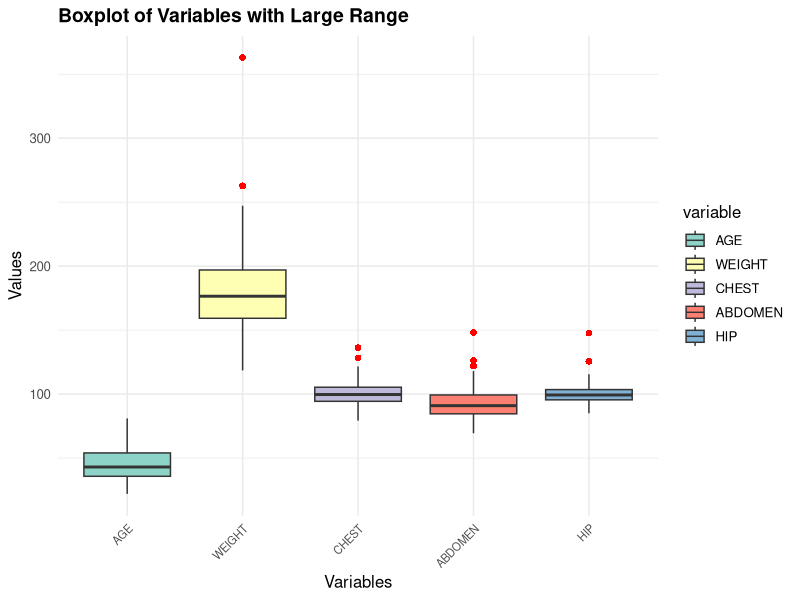
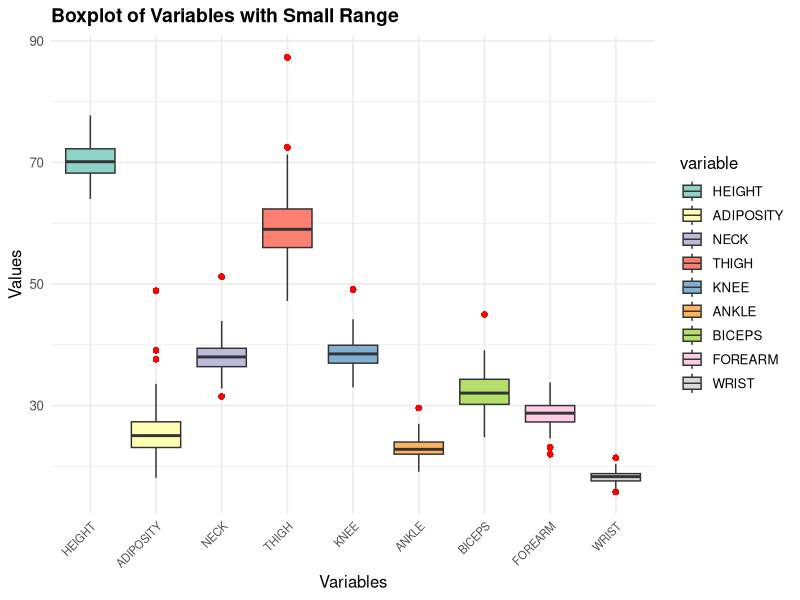
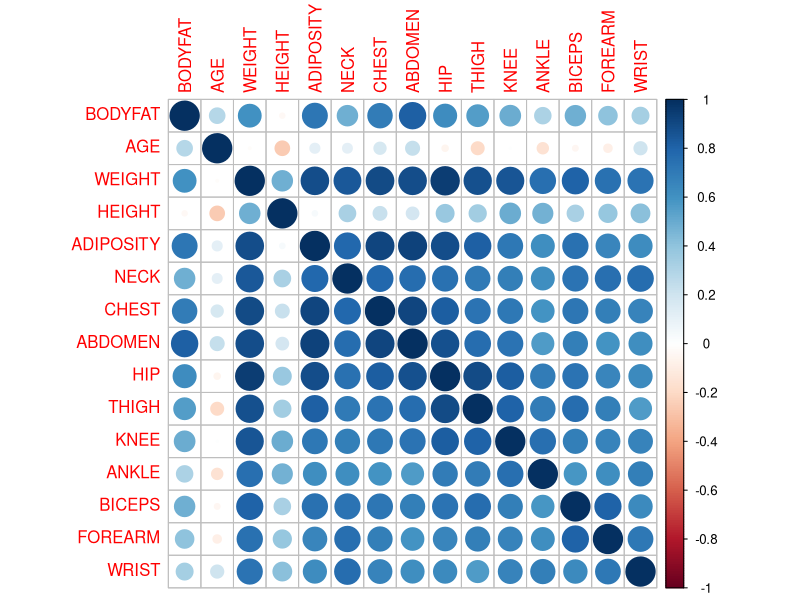
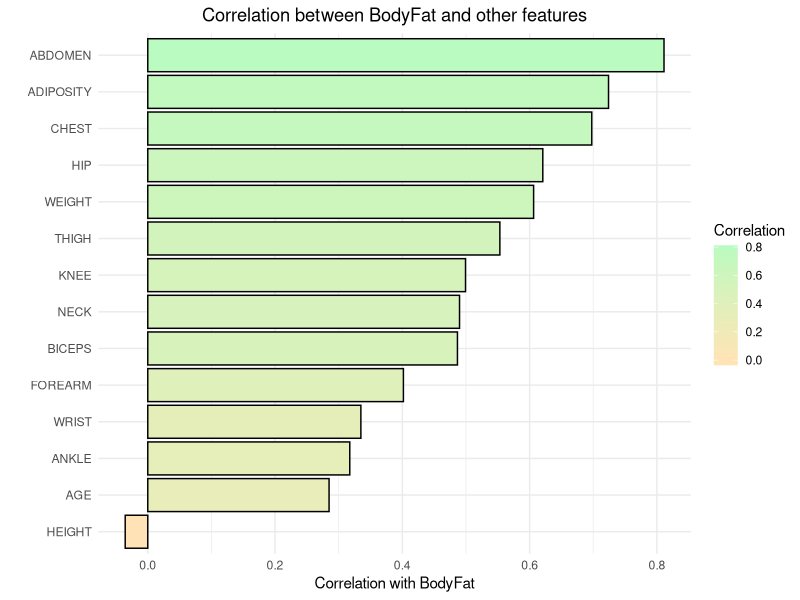
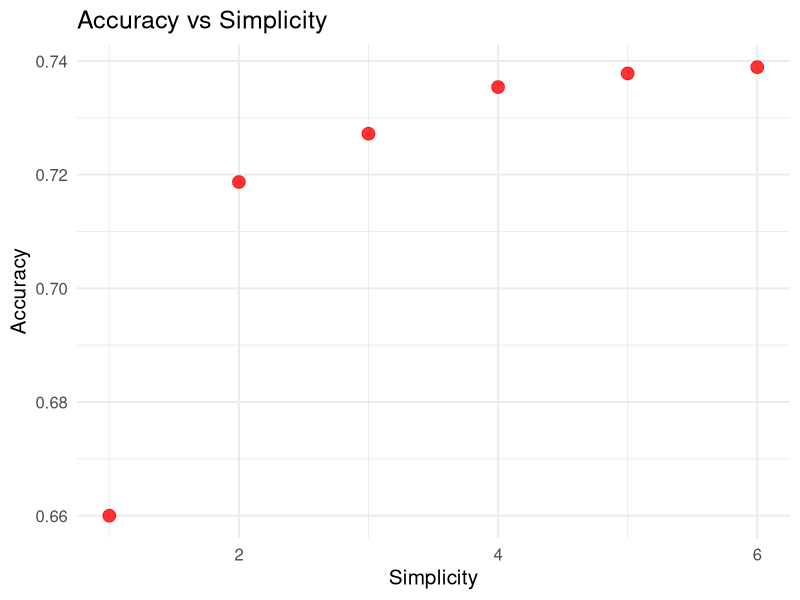
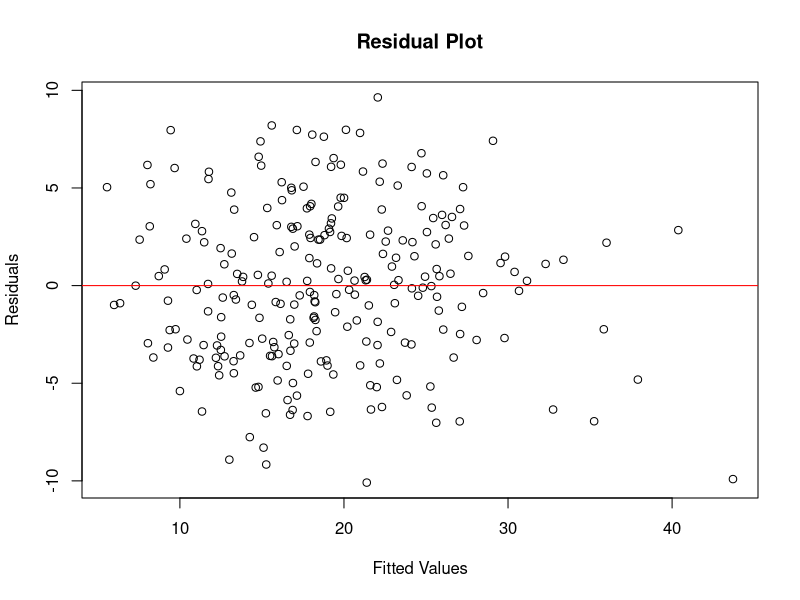
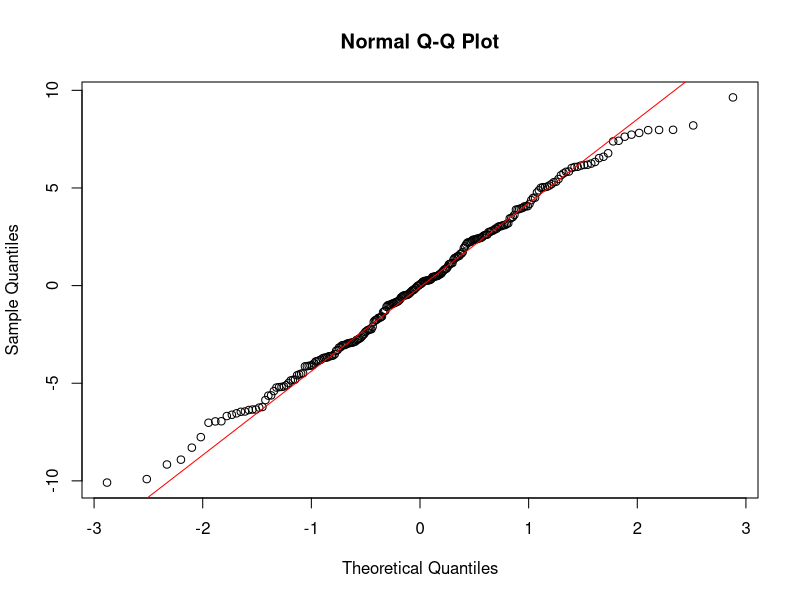
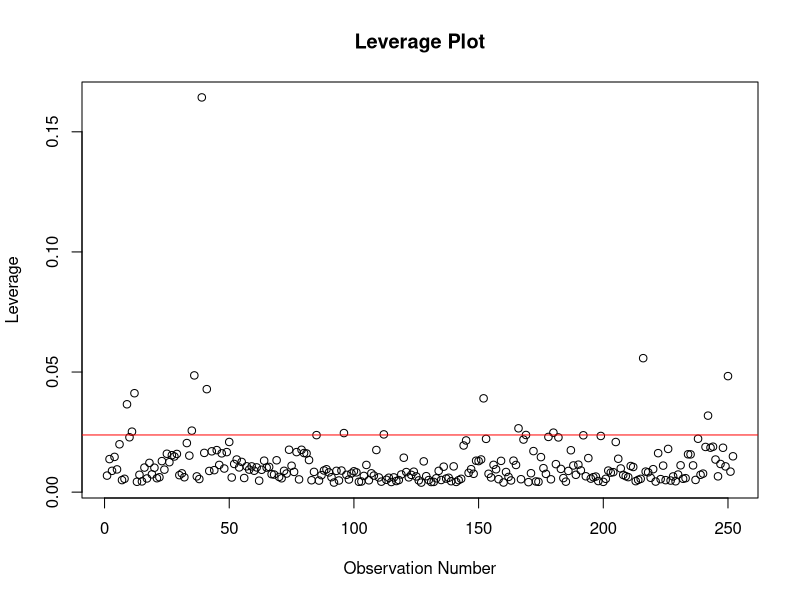

Source code (R) for these figures, in order:
## ---- chunk 1
knitr::opts_chunk$set(echo = TRUE)
## ---- chunk 2
rm(list=ls())
df_bodyfat <- read.csv("BodyFat.csv", header = TRUE)

#Check the consistency of DENSITY and BODYFAT
calculate_body_fat <- function(D) {
  a <- 1.10
  b <- 0.90
  B <- (1 / D) * (a * b / (a - b)) - (b / (a - b))
  return(B * 100)
}
df_bodyfat$calculated_bodyfat <- calculate_body_fat(df_bodyfat$DENSITY)
df_bodyfat$error <- df_bodyfat$BODYFAT - df_bodyfat$calculated_bodyfat
error_rows1 <- df_bodyfat[abs(df_bodyfat$error) > 2, ]
# print(error_rows1)
indices_to_replace <- c(48, 76)# Incorrect calculation of bodyfat
indices_to_na <- c(96, 182, 216)# Abnormal value of bodyfat
df_bodyfat$BODYFAT[indices_to_replace] <- error_rows1$calculated_bodyfat[error_rows1$IDNO %in% indices_to_replace]
df_bodyfat$BODYFAT[indices_to_na] <- NA
# df_bodyfat[indices_to_replace,]
# df_bodyfat[indices_to_na,]
df_bodyfat <- df_bodyfat[,1:17]

#Check the consistency of HEIGHT,WEIGHT,ADIPOSITY
library(dplyr)  
calculate_bmi <- function(weight, height) {
  height_m <- height * 0.0254  
  weight_kg <- weight / 2.2     
  bmi <- weight_kg / (height_m^2)  
  return(bmi)
}
df_bodyfat$calculatedBMI <- mapply(calculate_bmi, df_bodyfat$WEIGHT, df_bodyfat$HEIGHT)
df_bodyfat$error <- df_bodyfat$ADIPOSITY - df_bodyfat$calculatedBMI
error_rows2 <- df_bodyfat[abs(df_bodyfat$error) > 0.5, ]
# print(error_rows2)
calculate_height_from_bmi <- function(weight, bmi) {
  weight_kg <- weight / 2.2     
  height_m <- sqrt(weight_kg / bmi)  
  height_inches <- height_m / 0.0254  
  return(height_inches)
}
calculate_weight_from_bmi <- function(height, bmi) {
  height_m <- height * 0.0254  
  weight_kg <- bmi * (height_m^2)  
  weight_lbs <- weight_kg * 2.2     
  return(weight_lbs)
}
indices_to_na_height <- c(42,163)# Wrong calculation of HEIGHT
indices_to_na_weight <- c(221)# Wrong calculation of WEIGHT
df_bodyfat$HEIGHT[indices_to_na_height] <- NA
df_bodyfat$WEIGHT[indices_to_na_weight] <- NA
df_bodyfat <- df_bodyfat %>%
  mutate(HEIGHT = ifelse(row_number() %in% indices_to_na_height,
                         calculate_height_from_bmi(WEIGHT, ADIPOSITY),
                         HEIGHT))#Impute the HEIGHT with function of WEIGHT and ADIPOSITY
df_bodyfat <- df_bodyfat %>%
  mutate(WEIGHT = ifelse(row_number() %in% indices_to_na_weight,
                         calculate_weight_from_bmi(HEIGHT, ADIPOSITY),
                         WEIGHT))#Impute the WEIGHT with function of HEIGHT and ADIPOSITY
# df_bodyfat[indices_to_na_height,]
# df_bodyfat[indices_to_na_weight,]
df_bodyfat <- df_bodyfat[,1:17]

#Check outliers with IQR method.Check the abnormal BODYFAT
df_bodyfat <- df_bodyfat[, !names(df_bodyfat) %in% c("IDNO", "DENSITY")]
find_outliers <- function(df) {
  outlier_results <- list() 
  for (col_name in colnames(df)) {
    Q1 <- quantile(df[[col_name]], 0.25, na.rm = TRUE)
    Q3 <- quantile(df[[col_name]], 0.75, na.rm = TRUE)
    IQR <- Q3 - Q1
    lower_bound <- Q1 - 1.5 * IQR
    upper_bound <- Q3 + 1.5 * IQR
    outlier_indices <- which(df[[col_name]] < lower_bound | 
                               df[[col_name]] > upper_bound | 
                               df[[col_name]] <= 0)
    if (length(outlier_indices) > 0) {
      outlier_values <- data.frame(
        Index = outlier_indices,
        Value = df[[col_name]][outlier_indices]
      )
      outlier_results[[col_name]] <- outlier_values 
    }
  }
  bodyfat_outlier_indices <- which(df$BODYFAT < 3 | df$BODYFAT > 40)
  if (length(bodyfat_outlier_indices) > 0) {
    bodyfat_outlier_values <- data.frame(
      Index = bodyfat_outlier_indices,
      Value = df$BODYFAT[bodyfat_outlier_indices]
    )
    outlier_results[["BODYFAT"]] <- rbind(outlier_results[["BODYFAT"]], bodyfat_outlier_values)
  }
  return(outlier_results)
}
outliers_result <- find_outliers(df_bodyfat)
# print(outliers_result)
# Find the index that only occurs once and define them as outliers
outliers_summary <- data.frame(Index = integer(), Feature = character(), stringsAsFactors = FALSE)
for (feature_name in names(outliers_result)) {
  feature_data <- outliers_result[[feature_name]]
  feature_indexes <- feature_data$Index
  new_rows <- data.frame(Index = feature_indexes, Feature = feature_name, stringsAsFactors = FALSE)
  outliers_summary <- rbind(outliers_summary, new_rows)
}
outliers_summary <- outliers_summary[order(outliers_summary$Index), ]
index_counts <- table(outliers_summary$Index)
unique_indices <- as.numeric(names(index_counts[index_counts == 1]))
outliers_summary <- outliers_summary[outliers_summary$Index %in% unique_indices, ]
# outliers_summary
# df_bodyfat[unique_indices,]

# Impute with regression
for (i in 1:nrow(outliers_summary)) {
  index <- outliers_summary$Index[i]
  feature <- outliers_summary$Feature[i]
  df_bodyfat[index, feature] <- NA
}
impute_with_regression <- function(data, feature) {
  model <- lm(as.formula(paste(feature, "~ .")), data = data)
  predictions <- predict(model, newdata = data[is.na(data[[feature]]), ])
  data[is.na(data[[feature]]), feature] <- predictions
  return(data)
}
for (feature in unique(outliers_summary$Feature)) {
  df_bodyfat <- impute_with_regression(df_bodyfat, feature)
}

#Define X and y
BODYFAT<- df_bodyfat$BODYFAT
X <- df_bodyfat[, !names(df_bodyfat) %in% "BODYFAT"]
data <- cbind(BODYFAT, X)
## ---- chunk 3
library(ggplot2)
library(reshape2)

df_long <- melt(df_bodyfat[, !names(df_bodyfat) %in% c("IDNO", "DENSITY")]) 

threshold <- 50 

ranges <- sapply(df_bodyfat[,-1], function(x) max(x) - min(x))  

df_large_range <- df_long[df_long$variable %in% names(ranges[ranges > threshold]), ]
df_small_range <- df_long[df_long$variable %in% names(ranges[ranges <= threshold]), ]

p1 <- ggplot(df_large_range, aes(x = variable, y = value, fill = variable)) +
  geom_boxplot(outlier.color = "red", outlier.shape = 16, outlier.size = 2) +
  labs(title = "Boxplot of Variables with Large Range", x = "Variables", y = "Values") +
  theme_minimal(base_size = 12) +  
  theme(axis.text.x = element_text(size = 8, angle = 45, hjust = 1),  
        plot.title = element_text(size = 14, face = "bold")) +
  scale_fill_brewer(palette = "Set3")  

p2 <- ggplot(df_small_range, aes(x = variable, y = value, fill = variable)) +
  geom_boxplot(outlier.color = "red", outlier.shape = 16, outlier.size = 2) +
  labs(title = "Boxplot of Variables with Small Range", x = "Variables", y = "Values") +
  theme_minimal(base_size = 12) +  
  theme(axis.text.x = element_text(size = 8, angle = 45, hjust = 1),  
        plot.title = element_text(size = 14, face = "bold")) +  
  scale_fill_brewer(palette = "Set3")  
print(p1)
print(p2)
## ---- chunk 4
library(corrplot)
cor_matrix <- cor(df_bodyfat, use = "complete.obs")
corrplot(cor_matrix, method = "circle")
## ---- chunk 5
library(ggplot2)
library(dplyr)
cor_matrix <- cor(df_bodyfat, use = "complete.obs")

cor_bodyfat <- data.frame(Feature = rownames(cor_matrix), Correlation = cor_matrix[, "BODYFAT"])

cor_bodyfat <- cor_bodyfat %>% filter(Feature != "BODYFAT")
cor_bodyfat <- cor_bodyfat[order(cor_bodyfat$Correlation, decreasing = TRUE), ]

ggplot(cor_bodyfat, aes(x = reorder(Feature, Correlation), y = Correlation, fill = Correlation)) +
  geom_bar(stat = "identity", color = "black") +  
  coord_flip() +  
  scale_fill_gradient2(low = "#FFB3BA", mid = "#FFE4B5", high = "#B9FBC0", midpoint = 0) + 
  labs(title = "Correlation between BodyFat and other features",
       x = "", y = "Correlation with BodyFat") +
  theme_minimal() +
  theme(plot.title = element_text(hjust = 0.5))
## ---- chunk 6
library(leaps)
result <- regsubsets(BODYFAT ~ ., data = data, nbest = 1, nvmax = NULL, method = "exhaustive")
summary(result)
model_summary <- summary(result)
print(model_summary$adjr2)
## ---- chunk 7
model1 <- lm(BODYFAT ~ ABDOMEN, data = data)
summary(model1)
#model11 <- lm(BODYFAT ~WEIGHT, data = data)
#summary(model11)
model2 <- lm(BODYFAT  ~ WEIGHT+ABDOMEN, data = data)
summary(model2)
model21 <- lm(BODYFAT  ~ ABDOMEN+WRIST, data = data)
summary(model21)
#-0.14*data$WEIGHT+0.9*data$ABDOMEN-41

#-0.14*80+0.9*55-41
model3 <- lm(BODYFAT  ~ WEIGHT+ABDOMEN+WRIST, data = data)
summary(model3)
model4 <- lm(BODYFAT  ~ WEIGHT+ABDOMEN+WRIST+FOREARM, data = data)
summary(model4)
model5 <- lm(BODYFAT  ~ WEIGHT+ABDOMEN+WRIST+FOREARM+NECK, data = data)
summary(model5)
model6 <- lm(BODYFAT  ~ AGE+WEIGHT+ABDOMEN+WRIST+FOREARM+NECK+HIP+THIGH, data = data)
summary(model6)
## ---- chunk 8
library(ggplot2)
library(scales)
accuracy_simplicity<-data.frame(Model=c(1,2,3,4,5,6),
  Accuracy = c(0.66, 0.7187,0.7272,0.7354,0.7378,0.7389),   # 模型 1, 2, 3 的 Accuracy 值
  Simplicity = c(1,2,3,4,5,6))
ggplot(accuracy_simplicity,aes(x=Simplicity,y=Accuracy))+ geom_point(size = 4, color = "red", alpha = 0.8) + 
  labs(title = "Accuracy vs Simplicity", x = "Simplicity", y = "Accuracy")+
  theme_minimal(base_size = 15)
## ---- chunk 9
library(boot)
boot_fn <- function(data, indices) {
  data_boot <- data[indices, ]
  model_boot <- lm(BODYFAT ~ WEIGHT + ABDOMEN, data = data_boot)
  return(coef(model_boot))
}
results <- boot(data, boot_fn, R = 1000)

boot.ci(results, type = "perc", index = 2)

boot.ci(results, type = "perc", index = 3)


bootstrap_means <- apply(results$t, 2, mean)   
bias <- bootstrap_means - results$t0           
std_error <- apply(results$t, 2, sd)           

robustness_index <- sqrt(sum((bias /results$t0)^2 + (std_error / results$t0)^2))
## ---- chunk 10
boot_fn0 <- function(data, indices) {
  data_boot <- data[indices, ]
  model_boot <- lm(BODYFAT ~ ABDOMEN, data = data_boot)
  return(coef(model_boot))
}
results0<- boot(data, boot_fn0, R = 1000)
std_error <- apply(results0$t, 2, sd)    
boot.ci(results0, type = "perc", index = 2)

boot.ci(results, type = "perc", index = 3)


bootstrap_means <- apply(results0$t, 2, mean)   
bias <- bootstrap_means - results0$t0           
std_error <- apply(results0$t, 2, sd)           

robustness_index <- sqrt(sum((bias /results0$t0)^2 + (std_error / results0$t0)^2))
robustness_index
## ---- chunk 11
boot_fn2 <- function(data, indices) {
  data_boot <- data[indices, ]
  model_boot2 <- lm(BODYFAT ~ WEIGHT + ABDOMEN+WRIST, data = data_boot)
  return(coef(model_boot2))
}
results2 <- boot(data, boot_fn2, R = 1000)
print(results2)

bootstrap_means <- apply(results2$t, 2, mean)   
bias <- bootstrap_means - results2$t0           
std_error <- apply(results2$t, 2, sd)           

robustness_index2 <- sqrt(sum((bias /results2$t0)^2 + (std_error / results2$t0)^2))
robustness_index2
## ---- chunk 12
boot_fn3 <- function(data, indices) {
  data_boot <- data[indices, ]
  model_boot3 <- lm(BODYFAT ~ WEIGHT + ABDOMEN+WRIST+FOREARM, data = data_boot)
  return(coef(model_boot3))
}
results3 <- boot(data, boot_fn3, R = 1000)
print(results3)
bootstrap_means <- apply(results3$t, 2, mean)   
bias <- bootstrap_means - results3$t0           
std_error <- apply(results3$t, 2, sd)           

robustness_index3 <- sqrt(sum((bias /results3$t0)^2 + (std_error / results3$t0)^2))
robustness_index3
## ---- chunk 13

boot_fn4 <- function(data, indices) {
  data_boot <- data[indices, ]
  model_boot4 <- lm(BODYFAT ~ WEIGHT + ABDOMEN+WRIST+FOREARM+NECK, data = data_boot)
  return(coef(model_boot4))
}
results4 <- boot(data, boot_fn4, R = 1000)
print(results4)
bootstrap_means <- apply(results4$t, 2, mean)   
bias <- bootstrap_means - results4$t0           
std_error <- apply(results4$t, 2, sd)           

robustness_index4 <- sqrt(sum((bias /results4$t0)^2 + (std_error / results4$t0)^2))
robustness_index4
## ---- chunk 14
boot_fn5 <- function(data, indices) {
  data_boot <- data[indices, ]
  model_boot5 <- lm(BODYFAT  ~  WEIGHT + ABDOMEN+WRIST+FOREARM+NECK+CHEST, data = data_boot)
  return(coef(model_boot5))
}
results5 <- boot(data, boot_fn5, R = 1000)
print(results5)
bootstrap_means <- apply(results5$t, 2, mean) 
bias <- bootstrap_means - results5$t0           
std_error <- apply(results5$t, 2, sd)           

robustness_index5 <- sqrt(sum((bias /results5$t0)^2 + (std_error / results5$t0)^2))
robustness_index5

## ---- chunk 15
bubble <-  data.frame(Model=c(1,2,3,4,5,6),
  Accuracy = c(0.66, 0.72,0.73,0.74,0.74,0.74),   
  Simplicity = c(1,2,3,4,5,6),
  Robustness = c(0.04, 0.05,0.42,0.43,0.46,0.84)  
)
bubble$Normalized_Simplicity <- rescale(1 / bubble$Simplicity, to = c(0, 1))  
bubble$Normalized_Robustness <- rescale(1 / bubble$Robustness, to = c(0, 1)) 

plot<-ggplot(bubble, aes(x = Normalized_Simplicity, y = Normalized_Robustness, size = Accuracy)) +
  geom_point(alpha = 0.7) +  
  scale_size_continuous(range = c(10,20)) + 
  labs( title = "Bubble Plot for Model Comparison (Using Rankings)",
       x = "Simplicity (Higher is Simpler)",
       y = "Robustness (Higher is More Robust)",
       size = "Accuracy") +  
  
   theme_minimal(base_size = 15) +  
  geom_text(aes(label = Model), vjust = -0.5, size = 5) +  
  geom_point(data = subset(bubble, Model == 2), aes(x = Normalized_Simplicity, y = Normalized_Robustness), color = "red", size = 18, shape = 21, fill = "red") + 
  geom_text(data = subset(bubble, Model == 2), aes(label = "Model 2"), vjust = -1.5, size = 6, color = "red") +  # 标注“Model 2”文字
  theme(legend.position = "right")
#ggsave("bubble_plot.png", plot = plot, width = 10, height = 8, dpi = 300)
## ---- chunk 16
predictions <- predict(model2, newdata = data)

relative_error <- abs((data$BODYFAT - predictions) / data$BODYFAT) * 100

relative_error[is.infinite(relative_error)] <- NA

summary(relative_error)

within_3_percent <- mean(relative_error <= 3, na.rm = TRUE) * 100
within_5_percent <- mean(relative_error <= 5, na.rm = TRUE) * 100
within_10_percent <- mean(relative_error <= 10, na.rm = TRUE) * 100

# Print results
cat("Percentage of predictions within +/- 3% of true value:", within_3_percent, "%\n")
cat("Percentage of predictions within +/- 5% of true value:", within_5_percent, "%\n")
cat("Percentage of predictions within +/- 10% of true value:", within_10_percent, "%\n")

## ---- chunk 17
correlation_pearson <- cor(data$WEIGHT, data$ABDOMEN, method = "pearson")

print(correlation_pearson)

cor_test_pearson <- cor.test(data$WEIGHT, data$ABDOMEN, method = "pearson")
print(cor_test_pearson)

correlation_pearson <- cor(data$WRIST, data$ABDOMEN, method = "pearson")

print(correlation_pearson)

cor_test_pearson <- cor.test(data$WRIST, data$ABDOMEN, method = "pearson")
print(cor_test_pearson)
## ---- chunk 18
plot(model2$fitted.values, residuals(model2), 
     main = "Residual Plot", 
     xlab = "Fitted Values", 
     ylab = "Residuals")
abline(h = 0, col = "red")
## ---- chunk 19
qqnorm(residuals(model2))
qqline(residuals(model2), col = "red")
shapiro.test(residuals(model2))
## ---- chunk 20
library(car)
vif(model2)
## ---- chunk 21
hatvalues <- hatvalues(model2)
plot(hatvalues, main = "Leverage Plot", 
     ylab = "Leverage", 
     xlab = "Observation Number")
abline(h = 2 * mean(hatvalues), col = "red") 
## ---- chunk 22
cooksd <- cooks.distance(model2)

plot(cooksd, main = "Cook's Distance", 
     ylab = "Cook's Distance", 
     xlab = "Observation Number")
abline(h = 4/(nrow(data)-length(coef(model2))), col = "red")  

cooksd <- cooks.distance(model2)

threshold <- 4 / (nrow(data) - length(coef(model2)))

influential_points <- which(cooksd > 0.1)

print(influential_points)

print(cooksd[influential_points])
